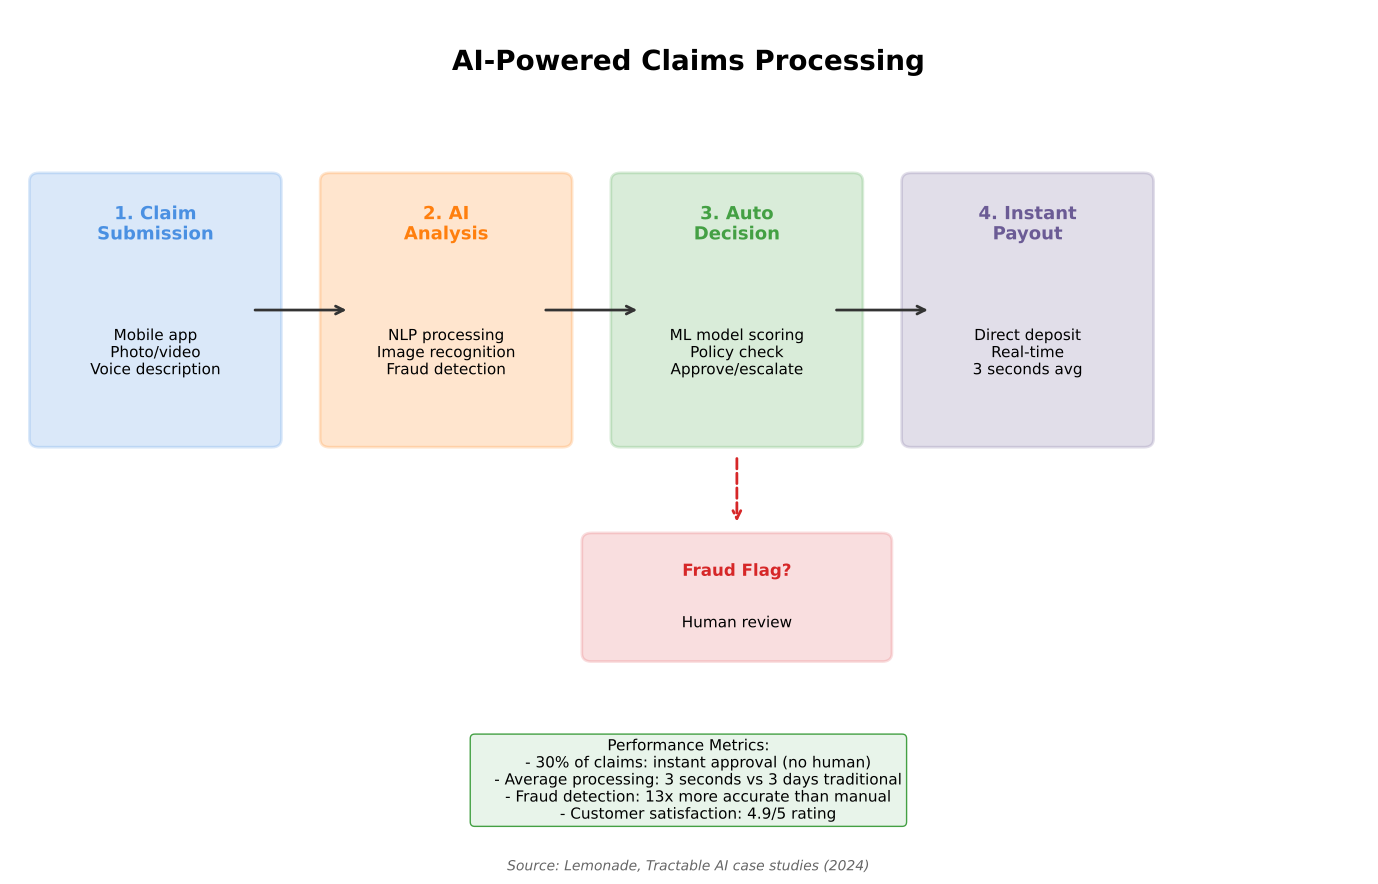

Recreate this plot in Python.
"""
AI Claims Flow
Shows AI-powered insurance claims processing

Output: ai_claims_flow.pdf
Module: module_01_fintech
Lesson: 9 - InsurTech
"""

from pathlib import Path
import matplotlib.pyplot as plt
import matplotlib.patches as mpatches
import numpy as np

CHART_METADATA = {
    'title': 'AI Claims Flow',
    'module': 'module_01_fintech',
    'lesson': 9,
    'url': 'https://github.com/Digital-AI-Finance/digital-finance/tree/main/module_01_fintech/figures/ai_claims_flow'
}

plt.rcParams.update({
    'font.size': 14,
    'axes.labelsize': 14,
})

def create_chart():
    """Create AI claims flow diagram"""
    fig, ax = plt.subplots(figsize=(14, 9))
    ax.set_xlim(0, 14)
    ax.set_ylim(0, 10)
    ax.axis('off')

    # Title
    ax.text(7, 9.3, 'AI-Powered Claims Processing', fontsize=20, fontweight='bold', ha='center')

    # Process steps
    steps = [
        {'name': '1. Claim\nSubmission', 'x': 1.5, 'y': 6.5, 'color': '#4A90E2',
         'desc': 'Mobile app\nPhoto/video\nVoice description'},
        {'name': '2. AI\nAnalysis', 'x': 4.5, 'y': 6.5, 'color': '#FF7F0E',
         'desc': 'NLP processing\nImage recognition\nFraud detection'},
        {'name': '3. Auto\nDecision', 'x': 7.5, 'y': 6.5, 'color': '#44A044',
         'desc': 'ML model scoring\nPolicy check\nApprove/escalate'},
        {'name': '4. Instant\nPayout', 'x': 10.5, 'y': 6.5, 'color': '#6B5B95',
         'desc': 'Direct deposit\nReal-time\n3 seconds avg'},
    ]

    # Draw flow arrows
    for i in range(len(steps)-1):
        ax.annotate('', xy=(steps[i+1]['x']-1, 6.5), xytext=(steps[i]['x']+1, 6.5),
                   arrowprops=dict(arrowstyle='->', color='#333333', lw=2))

    for step in steps:
        # Step box
        box = mpatches.FancyBboxPatch((step['x']-1.2, step['y']-1.5), 2.4, 3,
                                       boxstyle='round,pad=0.1',
                                       facecolor=step['color'], alpha=0.2,
                                       edgecolor=step['color'], lw=2)
        ax.add_patch(box)
        ax.text(step['x'], step['y']+1, step['name'], ha='center', va='center',
               fontsize=13, fontweight='bold', color=step['color'])
        ax.text(step['x'], step['y']-0.5, step['desc'], ha='center', va='center', fontsize=11)

    # Fraud detection branch
    ax.annotate('', xy=(7.5, 4), xytext=(7.5, 4.8),
               arrowprops=dict(arrowstyle='->', color='#D62728', lw=2, ls='--'))

    fraud_box = mpatches.FancyBboxPatch((6, 2.5), 3, 1.3,
                                         boxstyle='round,pad=0.1',
                                         facecolor='#D62728', alpha=0.15,
                                         edgecolor='#D62728', lw=2)
    ax.add_patch(fraud_box)
    ax.text(7.5, 3.4, 'Fraud Flag?', ha='center', fontsize=12, fontweight='bold', color='#D62728')
    ax.text(7.5, 2.8, 'Human review', ha='center', fontsize=11)

    # Statistics
    stats = """Performance Metrics:
    - 30% of claims: instant approval (no human)
    - Average processing: 3 seconds vs 3 days traditional
    - Fraud detection: 13x more accurate than manual
    - Customer satisfaction: 4.9/5 rating"""

    ax.text(7, 1.5, stats, ha='center', fontsize=11, va='top',
           bbox=dict(boxstyle='round', facecolor='#E8F4EA', edgecolor='#44A044'))

    # Source
    fig.text(0.5, 0.02, 'Source: Lemonade, Tractable AI case studies (2024)',
            fontsize=10, ha='center', style='italic', color='#666666')

    plt.tight_layout()

    output_path = Path(__file__).parent / 'ai_claims_flow.pdf'
    plt.savefig(output_path, format='pdf', dpi=300, bbox_inches='tight')
    plt.close()
    print(f"Chart saved to: {output_path}")
    return output_path

if __name__ == '__main__':
    create_chart()
